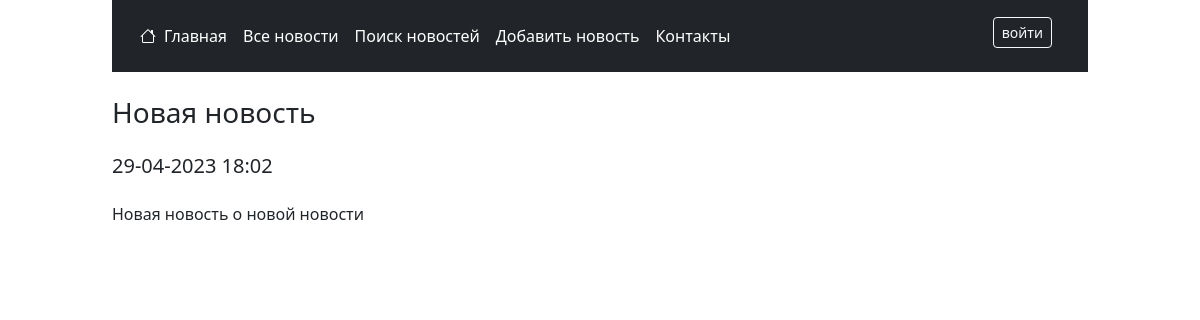
The app's page /news/post/40 with its own data.
### news/models.py (models this page shows, shortened)
class Post(models.Model):
    NEWS = "NWS"
    ARTICLE = "ART"
    CONTENT_TYPES = [
        (NEWS, "новость"),
        (ARTICLE, "статья"),
    ]
    title = models.CharField(max_length=255, null=False,
                             help_text="Заголовок новости")
    text = models.TextField(null=False, help_text="Текст новости")
    rating = models.IntegerField(default=0, help_text="Рейтинг новости")
    content_type = models.CharField(
        max_length=3,
        choices=CONTENT_TYPES,
        default=NEWS,
        help_text="Тип контента (новость/статья)",
    )
    created = models.DateTimeField(
        auto_now_add=True, help_text="Дата и время создания")
    author = models.ForeignKey("accounts.Author", on_delete=models.CASCADE)
    category = models.ManyToManyField(Category, through="PostCategory")
    class Meta:
        verbose_name = "Новость/статья"
        verbose_name_plural = "Новости/статьи"

### news/views.py (the view)
# urls.py: path('post/<int:pk>', OnePost.as_view(), name = 'onePost'),
class OnePost(DetailView):
    model = Post
    template_name = 'news/onePost.html'
    context_object_name = 'post'
    def get_context_data(self, **kwargs):
        context = super().get_context_data(**kwargs)
        context['title'] = f'{self.get_object().title[:10]} ...'
        return context
    def get_object(self):
        obj = cache.get(f'post-{self.kwargs["pk"]}', None)
        if not obj:
            obj = super().get_object(queryset=self.queryset)
            cache.set(f'post-{self.kwargs["pk"]}', obj)
        return obj

### news/templatetags/my_tags.py (called while the page is built)
@register.filter(name="censor")
def censor(value):
    file_name = os.path.join(STATICFILES_DIRS[0], 'dictionaries', 'censor.txt')
    if not os.path.exists(file_name):
        return value
    with open(file_name, "r", encoding='utf8') as file:
        censor_dict = file.read().split(', ')
    for word in censor_dict:
        value = str(value).replace(word, '*'*3)
    return value

### news/templates/news/onePost.html (shortened to what this page needs)
{% extends 'layout.html' %}
{% load my_tags %}
{% block content %}
    {% load cache %}
    {% cache 300 post_cahe post.pk %}
        <h3 class="my-4">{{ post.title|censor }}</h3>
        <div class="row justify-content-between align-items-center mb-3">
            <h5 class="col-auto">{{ post.created|date:'d-m-Y H:i' }}</h5>
        </div>
        <p>{{ post.text|censor }}</p>
    {% endcache %}
{% endblock content %}

### records on screen
Post: title|censor "Новая новость", created "29-04-2023 18:02", text|censor "Новая новость о новой новости"
